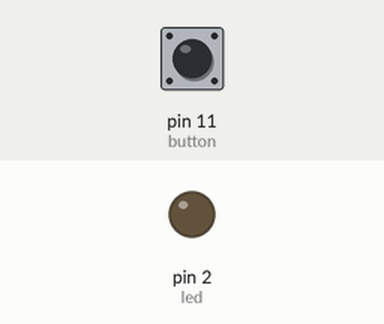
Simulated run of this sketch. Board: Arduino Uno, built with avr-gcc and run on an emulated ATmega328P. On the bench: output pins drawn as LEDs (lit = HIGH). Inputs (shaded band) come from the test bench; at power-on: pin 11 (button) LOW.

Above: at 1.2 s.
1.3 s: pin 11 (button) pulled HIGH for 0.15 s
At 1.37 s:
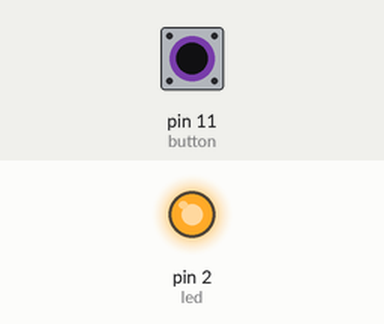
2.9 s: pin 11 (button) pulled HIGH for 3.2 s
At 7.3 s:
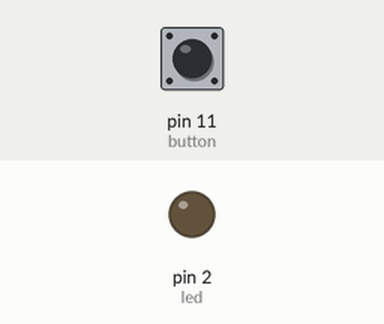
Timing chart, 0 to 8.8 s (numbered marks = the images above; inputs shaded):
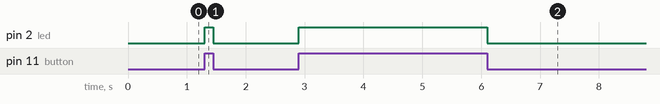

The sketch:

buttondieukhienled.ino
```cpp
int button = 11;
int led = 2;
void setup() {
  // put your setup code here, to run once:
  pinMode(button,INPUT);
  pinMode(led,OUTPUT);
}

void loop() {
  // put your main code here, to run repeatedly:
int buttonStatus = digitalRead(button);
if (buttonStatus == HIGH )
  digitalWrite(led,HIGH);
  else
  digitalWrite(led,LOW);
}
```

Measured:
- after the input at 1.3 s, pin 2 (led): LOW → HIGH at once, → LOW 0.15 s later
- after the input at 2.9 s, pin 2 (led): LOW → HIGH at once, → LOW 3.2 s later
